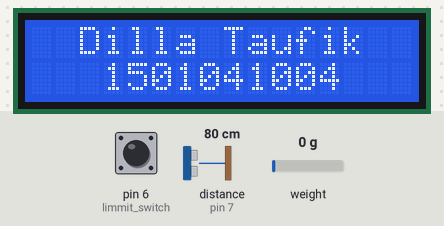
Bench run of a sketch on a simulated Arduino Uno, built with avr-gcc and run on an emulated ATmega328P. Parts: 16×2 character LCD. Inputs (shaded band) come from the test bench; at power-on: pin 6 (limmit_switch) HIGH, distance to the obstacle (sensor on pin 7) 80 cm, weight on the scale 0 g. The echo pulse lasts 58.3 µs per cm; storage starts empty; the audio player accepts every command and is not drawn; what the sketch prints to the serial monitor is not drawn.

Above: at 3.3 s.
3.4 s: pin 6 (limmit_switch) pulled LOW for 0.2 s
At 4.2 s:
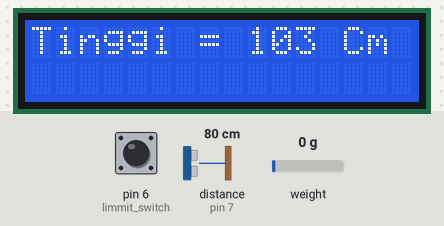
At 12.3 s:
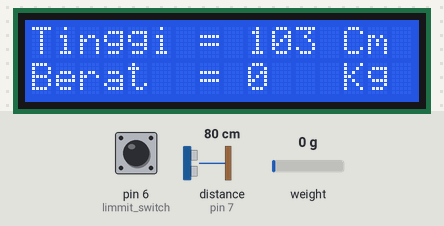
Timing chart, 0 to 13.4 s (numbered marks = the images above; inputs shaded):
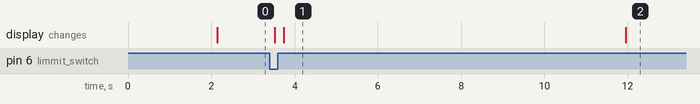

Measured:
- after the input at 3.4 s, the display: first changes after 0.12 s (image 1 shows a later state)
- what the display in image 1 shows lasts 8.3 s, from 3.7 s to 12.0 s

The sketch:

Height_and_weight_mearsurement_program.ino
```cpp
#include <Wire.h>
#include <LiquidCrystal_I2C.h>
#include <SoftwareSerial.h>

#include <SD.h>
#include <TMRpcm.h>
#include <SPI.h>

TMRpcm tmrpcm;
// sd memory
#define SD_ChipSelectPin 4

// load cell
#include "HX711.h"
#define DOUT  2
#define CLK  5
HX711 scale(DOUT, CLK);
float calibration_factor = 12875; //-7050 worked for my 440lb max scale setup

// ultrasonik
int trigPin = 8; //Trig - green Jumper
int echoPin = 7; //Echo - yellow Jumper
long duration, cm, meter,Tinggi,berat;
int maximum = 183 ;


int data, ratus, puluh, sat;
LiquidCrystal_I2C lcd(0x27, 16, 2);

void setup()
{

  Serial.begin (9600);

  // ultrasonik
  pinMode(trigPin, OUTPUT);
  pinMode(echoPin, INPUT);

  // tampilan lcd
  lcd.begin();
  lcd.backlight();
  lcd.setCursor(0,0);
  lcd.print("Tinggi Dan Berat Badan");
  lcd.setCursor(5,1);
  lcd.print("Badan");

  // load cell
  scale.set_scale();
  scale.tare(); //Reset the scale to 0
  long zero_factor = scale.read_average(); //Get a baseline reading

  // limit swicth
  pinMode(6, INPUT_PULLUP); // limmit switch

  // speker dan sd card
    tmrpcm.speakerPin = 9;
if (!SD.begin(SD_ChipSelectPin)) {  // see if the card is present and can be initialized:
    Serial.println("SD fail");
    return;   // don't do anything more if not
}


  lcd.clear();

}
void loop(){
if (digitalRead(6) == 0) // pada saat limit swicth 0 maka program akan membaca ultrasonik dan load cell
  {
    lcd.clear ();
    digitalWrite(trigPin, LOW);
    delayMicroseconds(5);
    digitalWrite(trigPin, HIGH);
    delayMicroseconds(10);
    digitalWrite(trigPin, LOW);
    pinMode(echoPin, INPUT);
    duration = pulseIn(echoPin, HIGH);
    cm = (duration/2) / 29.1;
    Tinggi = maximum - cm ; // Pengukuran untuk mendapatkan tinggi sebenarnya

    Serial.println(scale.get_units()*0.453592,1); // Rumus untuk mendapatkan data KG
    berat =(scale.get_units()*0.453592);
    Serial.println("Sesungguhnya =  " );
    Serial.print( cm );
    Serial.println("cm" );

        // Tinggi tampilan lcd
        lcd.setCursor(0,0);
        lcd.print("Tinggi = ");
        lcd.setCursor(9,0);
        lcd.print(Tinggi);
        lcd.setCursor(12,0);
        lcd.print(" Cm ");

        // tinggi tampilan di serial monitor
        Serial.println("Tinggi =");
        Serial.print(Tinggi);
        Serial.println("cm");

        // speker akan berbunyi sesuai dengan pembacaan sensor
        tmrpcm.play("tinggi.wav");
        delay(2000);
        suara ( Tinggi );
        tmrpcm.play("cm.wav");
        delay(2000);

        // Berat tampilan serial monitor
        scale.set_scale(calibration_factor); //Adjust to this calibration factor
        Serial.println("Berat: ");
        Serial.println(scale.get_units()*0.453592,1); // Rumus untuk mendapatkan data KG
        berat =(scale.get_units()*0.453592);
        Serial.println( berat);
        Serial.println("kg");

        //berat tampilan lcd
        lcd.setCursor(0,1);
        lcd.print("Berat  = ");
        lcd.setCursor(9,1);
        lcd.print(berat);
        lcd.setCursor(12,1);
        lcd.print(" Kg ");

        // speker akan berbunyi sesuai dengan pembacaan sensor
        tmrpcm.play("berat.wav");
        delay(2000);
        suara ( berat );
        tmrpcm.play("kg.wav");
        delay(2000);
      }
else{
    lcd.clear ();
    lcd.setCursor(2, 0);
    lcd.print("Dilla Taufik");
    Serial.println("Dilla Taufik");
    lcd.setCursor (3, 1);
    lcd.print ("1501041004");
    Serial.println("1501041004");
    delay (150);
}
}


// UNTUK SUARA
void suara(int data){
  int ratus = data / 100;
  int puluh = (data % 100) / 10;
  int sat = (((data % 100) % 10) / 1);

  Serial.print(ratus);
  switch (ratus) {
      case 1:
      tmrpcm.play("100.wav");
      break;
  }
  delay(1500);

  if ( (data % 100)> 10 && (data % 100) < 20){
    switch (data %100){
        case 11:
        tmrpcm.play("11.wav");
        break;
        case 12:
        tmrpcm.play("12.wav ");
        break;
        case 13:
        tmrpcm.play("13.wav ");
        break;
        case 14:
        tmrpcm.play("14.wav ");
        break;
        case 15:
        tmrpcm.play("15.wav ");
        break;
        case 16:
        tmrpcm.play("16.wav");
        break;
        case 17:
        tmrpcm.play("17.wav");
        break;
        case 18:
        tmrpcm.play("18.wav");
        break;
        case 19:
        tmrpcm.play("19.wav");
        break;
    }
  }
  else {
  Serial.print(puluh);
  switch (puluh) {
        case 1:
        tmrpcm.play("10.wav");
        break;
        case 2:
        tmrpcm.play("20.wav");
        break;
        case 3:
        tmrpcm.play("30.wav");
        break;
        case 4:
        tmrpcm.play("40.wav");
        break;
        case 5:
        tmrpcm.play("50.wav");
        break;
        case 6:
        tmrpcm.play("60.wav");
        break;
        case 7:
        tmrpcm.play("70.wav");
        break;
        case 8:
        tmrpcm.play("80.wav");
        break;
        case 9:
        tmrpcm.play("90.wav");
        break;
  }
  delay(1500);
  Serial.println(sat);
  switch (sat) {
    case 1:
        tmrpcm.play("1.wav");
        break;
      case 2:
        tmrpcm.play("2.wav");
        break;
      case 3:
        tmrpcm.play("3.wav");
        break;
      case 4:
        tmrpcm.play("4.wav");
        break;
      case 5:
        tmrpcm.play("5.wav");
        break;
      case 6:
        tmrpcm.play("6.wav");
        break;
      case 7:
        tmrpcm.play("7.wav");
        break;
      case 8:
        tmrpcm.play("8.wav");
        break;
      case 9:
        tmrpcm.play("9.wav");
        break;
  }
  }
  delay(1000);
  }
```
